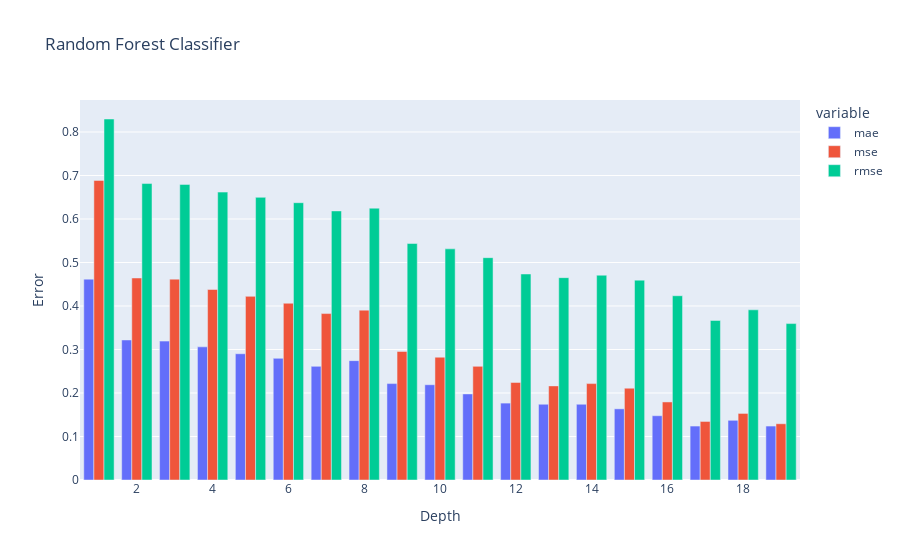

Notebook code cell kept with this figure:
### Code cell
# Plot the results
pd.options.plotting.backend = "plotly"
df_depth.plot.bar(x='depth', y=['mae', 'mse', 'rmse'], title='Random Forest Classifier',
            barmode='group', labels={'value': 'Error', 'depth': 'Depth'})

### Figure 1 — Plotly figure (JSON) as saved in the notebook; plotly's stock layout.template omitted (floating-point values rounded to 4 significant figures)
{"data": [{"alignmentgroup": "True", "hovertemplate": "variable=mae<br>Depth=%{x}<br>Error=%{y}<extra></extra>", "legendgroup": "mae", "marker": {"color": "#636efa", "pattern": {"shape": ""}}, "name": "mae", "offsetgroup": "mae", "orientation": "v", "showlegend": true, "textposition": "auto", "type": "bar", "x": [1, 2, 3, 4, 5, 6, 7, 8, 9, 10, 11, 12, 13, 14, 15, 16, 17, 18, 19], "xaxis": "x", "y": [0.4617, 0.3219, 0.3193, 0.3061, 0.2902, 0.2797, 0.2612, 0.2744, 0.2216, 0.219, 0.1979, 0.1768, 0.1741, 0.1741, 0.1636, 0.1478, 0.124, 0.1372, 0.124], "yaxis": "y"}, {"alignmentgroup": "True", "hovertemplate": "variable=mse<br>Depth=%{x}<br>Error=%{y}<extra></extra>", "legendgroup": "mse", "marker": {"color": "#EF553B", "pattern": {"shape": ""}}, "name": "mse", "offsetgroup": "mse", "orientation": "v", "showlegend": true, "textposition": "auto", "type": "bar", "x": [1, 2, 3, 4, 5, 6, 7, 8, 9, 10, 11, 12, 13, 14, 15, 16, 17, 18, 19], "xaxis": "x", "y": [0.6887, 0.4644, 0.4617, 0.438, 0.4222, 0.4063, 0.3826, 0.3905, 0.2955, 0.2823, 0.2612, 0.2243, 0.2164, 0.2216, 0.2111, 0.1794, 0.1346, 0.153, 0.1293], "yaxis": "y"}, {"alignmentgroup": "True", "hovertemplate": "variable=rmse<br>Depth=%{x}<br>Error=%{y}<extra></extra>", "legendgroup": "rmse", "marker": {"color": "#00cc96", "pattern": {"shape": ""}}, "name": "rmse", "offsetgroup": "rmse", "orientation": "v", "showlegend": true, "textposition": "auto", "type": "bar", "x": [1, 2, 3, 4, 5, 6, 7, 8, 9, 10, 11, 12, 13, 14, 15, 16, 17, 18, 19], "xaxis": "x", "y": [0.8299, 0.6815, 0.6795, 0.6618, 0.6497, 0.6374, 0.6185, 0.6249, 0.5436, 0.5313, 0.5111, 0.4736, 0.4651, 0.4708, 0.4594, 0.4236, 0.3668, 0.3912, 0.3596], "yaxis": "y"}], "layout": {"barmode": "group", "legend": {"title": {"text": "variable"}, "tracegroupgap": 0}, "title": {"text": "Random Forest Classifier"}, "xaxis": {"anchor": "y", "domain": [0, 1], "title": {"text": "Depth"}}, "yaxis": {"anchor": "x", "domain": [0, 1], "title": {"text": "Error"}}}}
